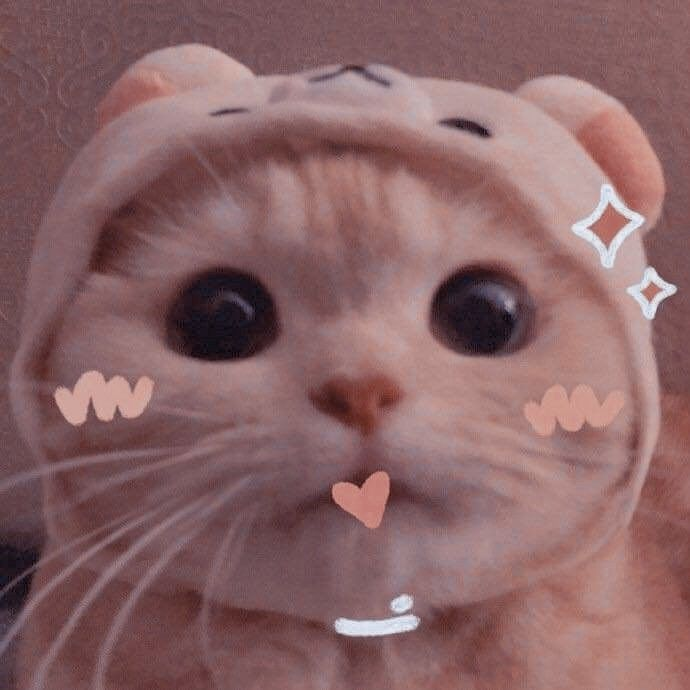
#> input picture image_libary/meo.jpg, 690 x 690 px
$ python xoay_anh.py
#> lines starting #> are read from the running program, lines starting #| are printed output that depends on the picture
import imutils
import cv2

image = cv2.imread("image_libary/meo.jpg")
#> image is the input picture: shape (690, 690, 3); mean B, G, R 102.3, 100.4, 137.9
image_rotate = imutils.rotate(image,90) # Xoay ảnh 90 độ
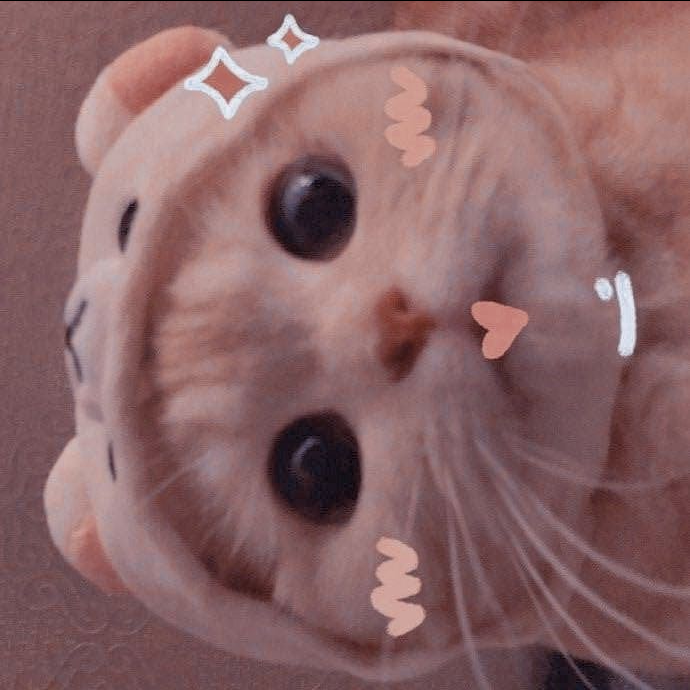
#> image_rotate: shape (690, 690, 3); mean B, G, R 102.2, 100.3, 137.7
cv2.imshow("ảnh",image_rotate)
cv2.waitKey()
cv2.destroyAllWindows()
